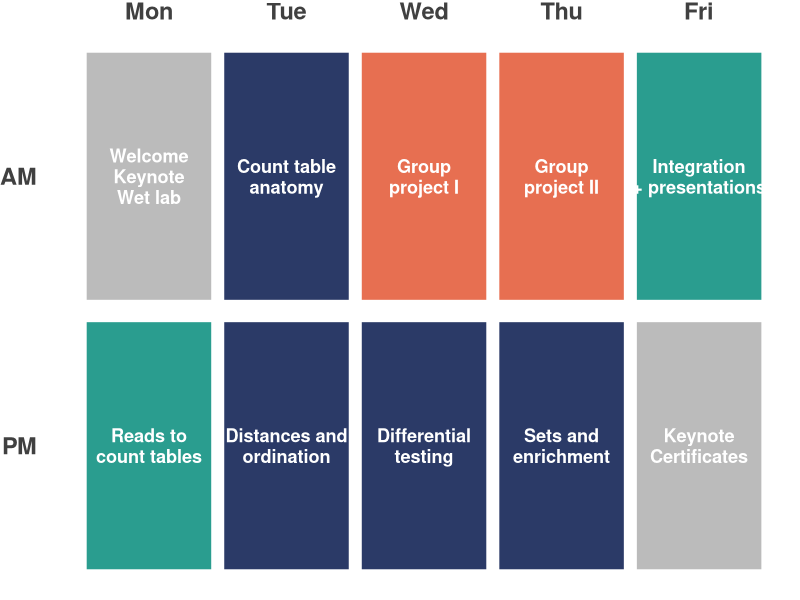
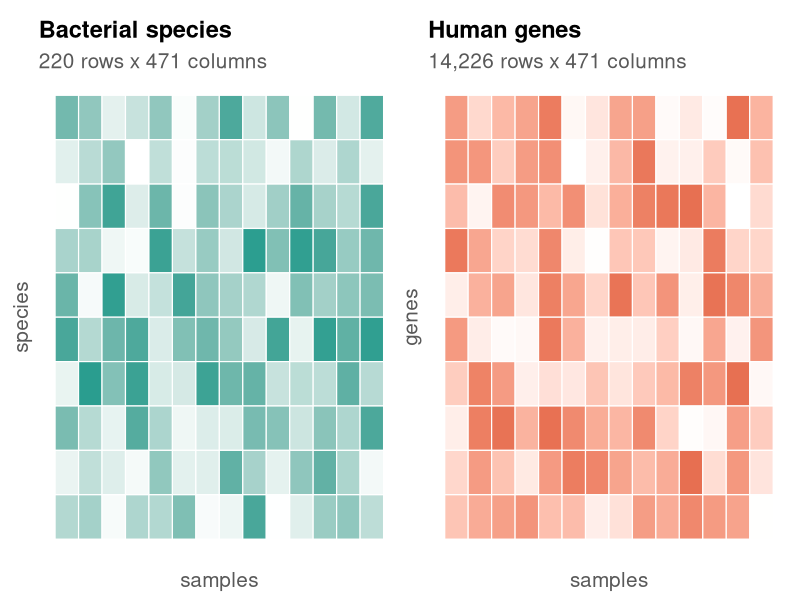
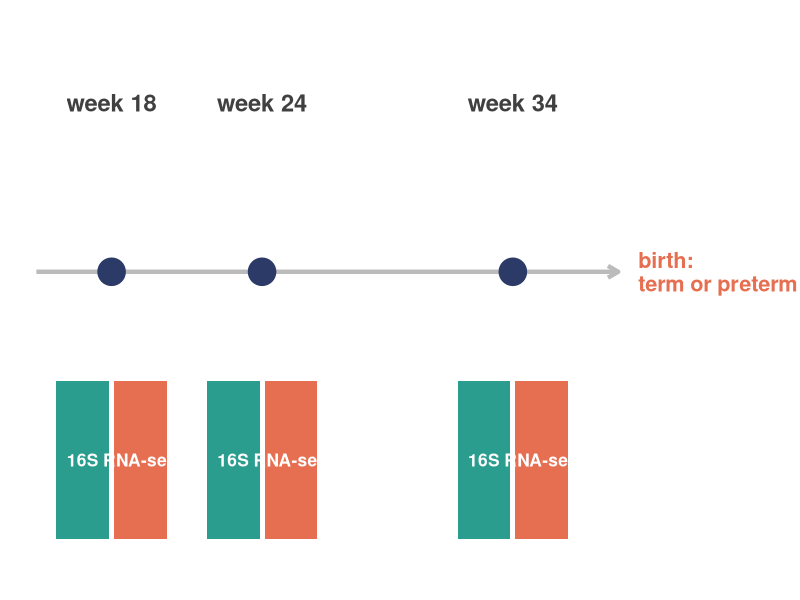

Reproduce these figures in R, in order.
## ---- chunk 1
library(tidyverse)
library(patchwork)
pal <- c(navy = "#2b3a67", teal = "#2a9d8f", orange = "#e76f51",
         gold = "#e9c46a", grey = "#bbbbbb")
theme_set(theme_minimal(base_size = 15))
set.seed(2026)
## ---- chunk 2
#| fig-width: 15
#| fig-height: 5.2
blocks <- tribble(
  ~day, ~half, ~label, ~kind,
  "Mon", "AM", "Welcome\nKeynote\nWet lab", "other",
  "Mon", "PM", "Reads to\ncount tables", "lecture",
  "Tue", "AM", "Count table\nanatomy", "module",
  "Tue", "PM", "Distances and\nordination", "module",
  "Wed", "AM", "Group\nproject I", "project",
  "Wed", "PM", "Differential\ntesting", "module",
  "Thu", "AM", "Group\nproject II", "project",
  "Thu", "PM", "Sets and\nenrichment", "module",
  "Fri", "AM", "Integration\n+ presentations", "lecture",
  "Fri", "PM", "Keynote\nCertificates", "other"
) |>
  mutate(x = match(day, c("Mon", "Tue", "Wed", "Thu", "Fri")),
         y = if_else(half == "AM", 2, 1))

ggplot(blocks, aes(x, y, fill = kind)) +
  geom_tile(colour = "white", linewidth = 3, width = 0.97, height = 0.95) +
  geom_text(aes(label = label), colour = "white", size = 4.6, lineheight = 0.95,
            fontface = "bold") +
  scale_fill_manual(values = c(module = pal[["navy"]], lecture = pal[["teal"]],
                               project = pal[["orange"]], other = pal[["grey"]])) +
  scale_x_continuous(breaks = 1:5, labels = c("Mon", "Tue", "Wed", "Thu", "Fri"),
                     position = "top") +
  scale_y_continuous(breaks = c(2, 1), labels = c("AM", "PM")) +
  labs(x = NULL, y = NULL) +
  theme_void(base_size = 17) +
  theme(axis.text = element_text(face = "bold", colour = "grey25"),
        axis.text.y = element_text(hjust = 1, margin = margin(r = 8)),
        legend.position = "none")
## ---- chunk 3
#| fig-width: 14
#| fig-height: 5
grid_plot <- function(n_row, n_col, title, subtitle, fill, row_name) {
  expand_grid(r = seq_len(n_row), c = seq_len(n_col)) |>
    mutate(v = runif(n())) |>
    ggplot(aes(c, -r, fill = v)) +
    geom_tile(colour = "white", linewidth = 0.4) +
    scale_fill_gradient(low = "white", high = fill) +
    labs(title = title, subtitle = subtitle, x = "samples", y = row_name) +
    theme_void(base_size = 15) +
    theme(legend.position = "none",
          plot.title = element_text(face = "bold", size = 17),
          plot.subtitle = element_text(colour = "grey35"),
          axis.title.x = element_text(colour = "grey35", margin = margin(t = 6)),
          axis.title.y = element_text(colour = "grey35", angle = 90,
                                      margin = margin(r = 6)))
}
grid_plot(10, 14, "Bacterial species", "220 rows x 471 columns", pal[["teal"]],
          "species") +
  grid_plot(10, 14, "Human genes", "14,226 rows x 471 columns", pal[["orange"]],
            "genes")
## ---- chunk 4
#| fig-width: 14
#| fig-height: 3.2
visits <- tibble(week = c(18, 24, 34))
assays <- expand_grid(week = c(18, 24, 34),
                      assay = c("16S", "RNA-seq")) |>
  mutate(x = week + if_else(assay == "16S", -1.15, 1.15),
         fill = if_else(assay == "16S", pal[["teal"]], pal[["orange"]]))

ggplot() +
  annotate("segment", x = 15, xend = 38.2, y = 1, yend = 1,
           colour = pal[["grey"]], linewidth = 1.5,
           arrow = arrow(length = unit(0.3, "cm"))) +
  geom_point(data = visits, aes(week, 1), size = 9, colour = pal[["navy"]]) +
  geom_text(data = visits, aes(week, 1.45, label = paste("week", week)),
            size = 6, fontface = "bold", colour = "grey25") +
  geom_tile(data = assays, aes(x, 0.5, fill = I(fill)), width = 2.1, height = 0.42) +
  geom_text(data = assays, aes(x, 0.5, label = assay), colour = "white",
            size = 4.4, fontface = "bold") +
  annotate("text", x = 39, y = 1, label = "birth:\nterm or preterm", hjust = 0,
           size = 5.5, fontface = "bold", colour = pal[["orange"]], lineheight = 0.9) +
  scale_x_continuous(limits = c(15, 44)) +
  scale_y_continuous(limits = c(0.2, 1.65)) +
  theme_void()
